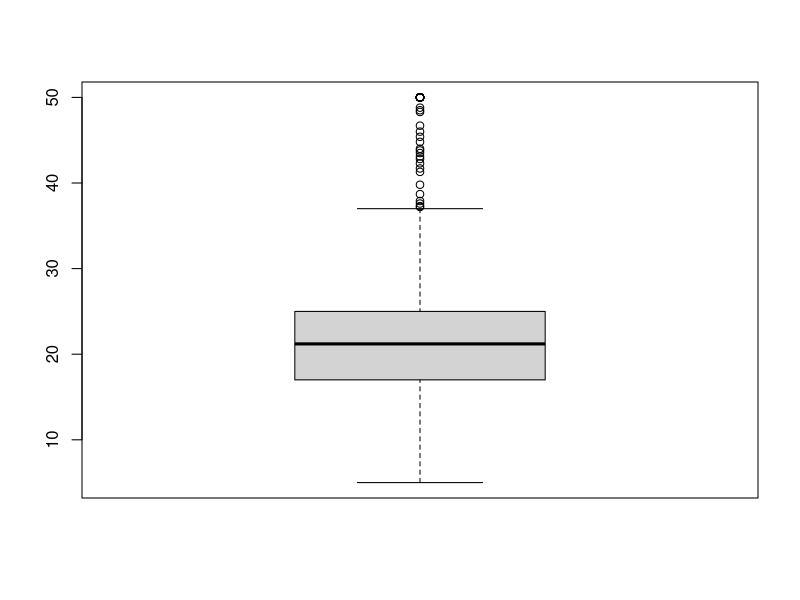
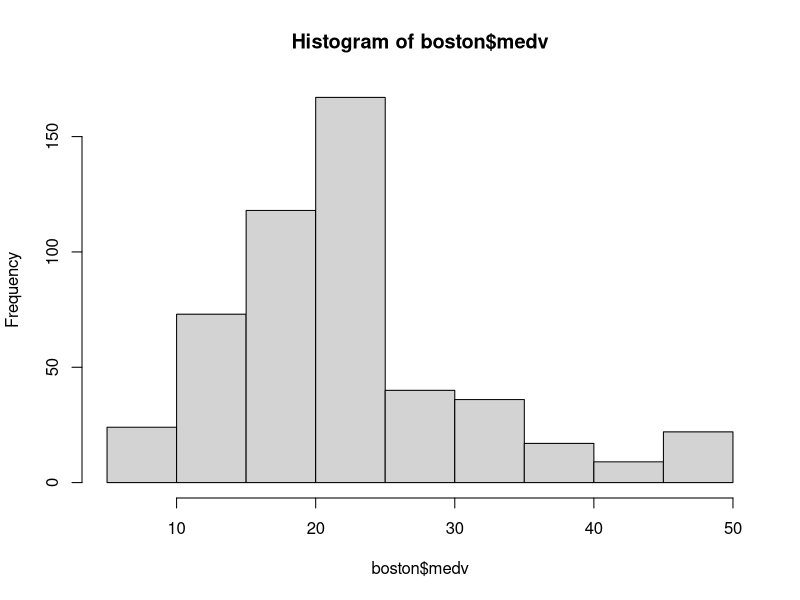
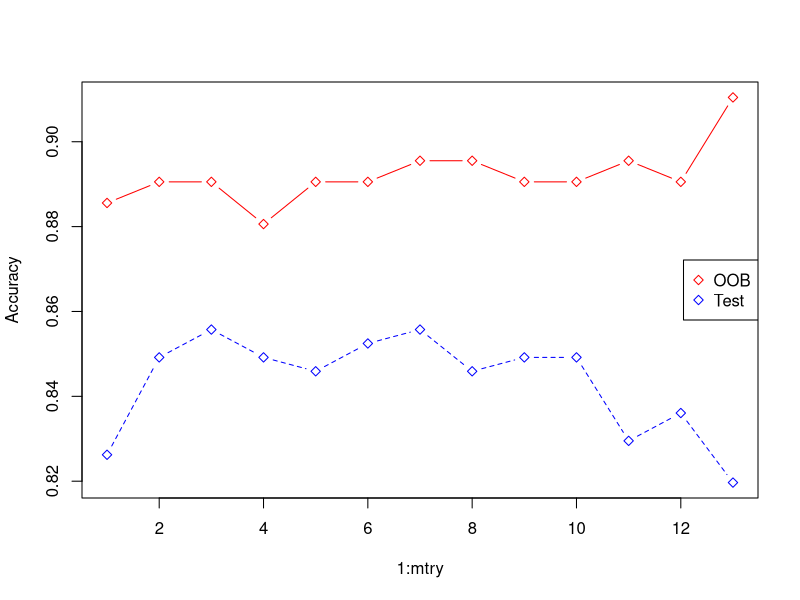

R code for these plots, in order:
library(MASS)
library(dplyr)
library(caret) # confusion matrix
require(randomForest)
library(Metrics)
library(caTools)

#Functions
accuracy <- function(x)
{
  #pass a table x
  return((x[1]+x[4])/(x[1]+x[2]+x[3]+x[4]))
}


recall <- function(x)
{
  #pass a table x
  return((x[1])/(x[1]+x[2]))
}



data(package="MASS")
boston<-Boston
dim(boston)
names(boston)

#boxplot
quantile(boston$medv)
boxplot(boston$medv)

hist(boston$medv)
boston <- boston %>% mutate(high = ifelse(medv >= 21.2, "Yes", "No") )
boston$high <- as.factor(boston$high)


# relevel - gives confusion matrix and evaluation metric as per this level
boston$high <- relevel(boston$high, "Yes")


# set seed
set.seed(101)   # set seed to ensure you always have same random numbers generated
sample = sample.split(boston,SplitRatio = 0.65)
train =subset(boston,sample ==TRUE) # creates a training dataset named train1 with rows which are marked as TRUE
test=subset(boston, sample==FALSE)
rownames(train) <- NULL #reset row index
rownames(test) <- NULL #reset row index



#model
rf.boston = randomForest(high~.-medv, data = train,ntree = 700,replace = TRUE, importance = TRUE)
rf.boston # Mean of squared residuals and % Var explained are on OOB samples

# Tune the only parameter - mtry

oob.err = double(13)
test.err = double(13)

# There are 13 variables, so let's have mtry range from 1 to 13
#fix no. of trees to 350

for(mtry in 1:13){
  fit = randomForest(high~.-medv, data =train, mtry=mtry, ntree = 700)
  oob.err[mtry] = accuracy(table(train$high,fit$predicted)) #based on confusion matrix of OOB sample
  pred = predict(fit, test) #predict
  test.err[mtry] = accuracy(table(test$high, pred)) # accuracy based on test dataset
}

#plot
matplot(1:mtry, cbind(test.err, oob.err), pch = 23, col = c("red", "blue"), type = "b", ylab="Accuracy")
legend("right", legend = c("OOB", "Test"), pch = 23, col = c("red", "blue"))


# remodel
rf.boston = randomForest(high~.-medv, data =train, mtry=7, ntree = 700,replace = TRUE, importance = TRUE)
rf.boston # Mean of squared residuals and % Var explained are on OOB samples

#predict
pred = predict(rf.boston, test) #predict
accuracy(table(test$high, pred))  #recall of test
